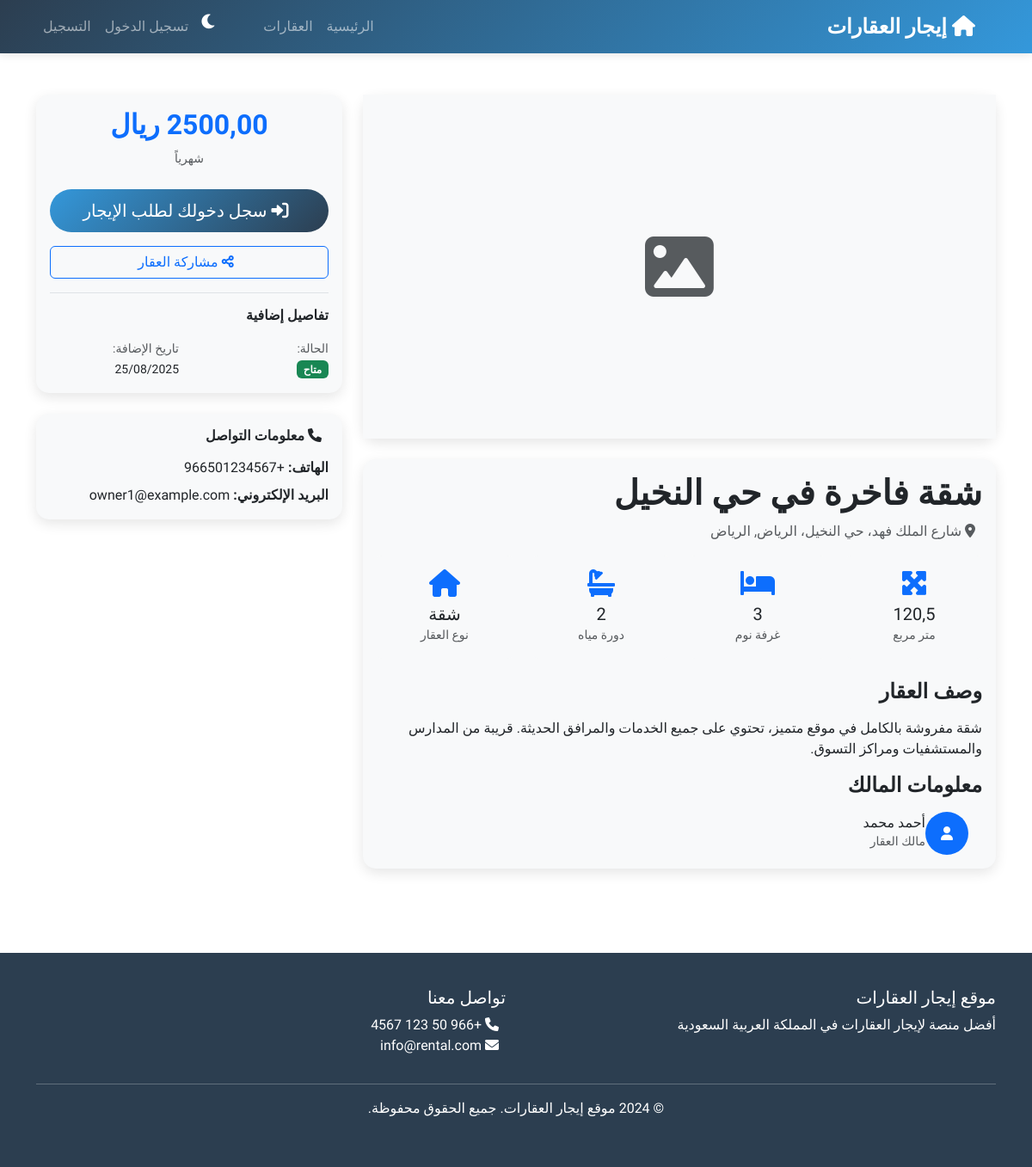
Page /property/1/ on the committed database.
### properties/models.py (models this page shows, shortened)
class Property(models.Model):
    PROPERTY_TYPES = (
        ('apartment', 'شقة'),
        ('villa', 'فيلا'),
        ('office', 'مكتب'),
        ('shop', 'محل تجاري'),
        ('warehouse', 'مستودع'),
    )
    STATUS_CHOICES = (
        ('available', 'متاح'),
        ('rented', 'مؤجر'),
        ('maintenance', 'تحت الصيانة'),
    )
    owner = models.ForeignKey(settings.AUTH_USER_MODEL, on_delete=models.CASCADE, related_name='properties')
    title = models.CharField(max_length=200)
    description = models.TextField()
    property_type = models.CharField(max_length=20, choices=PROPERTY_TYPES)
    address = models.TextField()
    city = models.CharField(max_length=100)
    area = models.FloatField(help_text="المساحة بالمتر المربع")
    bedrooms = models.IntegerField(default=0)
    bathrooms = models.IntegerField(default=0)
    price = models.DecimalField(max_digits=10, decimal_places=2)
    status = models.CharField(max_length=20, choices=STATUS_CHOICES, default='available')
    is_approved = models.BooleanField(default=False)
    created_at = models.DateTimeField(auto_now_add=True)
    updated_at = models.DateTimeField(auto_now=True)
    class Meta:
        verbose_name = "عقار"
        verbose_name_plural = "العقارات"

### users/models.py (models this page shows, shortened)
class User(AbstractUser):
    USER_TYPES = (
        ('client', 'عميل'),
        ('owner', 'مالك'),
        ('admin', 'مدير'),
    )
    user_type = models.CharField(max_length=10, choices=USER_TYPES, default='client')
    phone = models.CharField(max_length=15, blank=True, null=True)
    address = models.TextField(blank=True, null=True)
    profile_image = models.ImageField(upload_to='profiles/', blank=True, null=True)
    is_verified = models.BooleanField(default=False)
    created_at = models.DateTimeField(auto_now_add=True)
    updated_at = models.DateTimeField(auto_now=True)

### properties/views.py (the view)
# urls.py: path('property/<int:pk>/', views.property_detail, name='property_detail'),
def property_detail(request, pk):
    property_obj = get_object_or_404(Property, pk=pk, is_approved=True)
    context = {
        'property': property_obj,
    }
    return render(request, 'properties/property_detail.html', context)

### templates/properties/property_detail.html (shortened to what this page needs)
{% extends 'base.html' %}
{% block content %}
<div class="container py-5">
    <div class="row">
        <div class="col-lg-8">
            <div class="card mb-4">
                <div class="card-body p-0">
                    {% if property.images.all %}
                        <div id="propertyCarousel" class="carousel slide" data-bs-ride="carousel">
                            <div class="carousel-inner">
                                {% for image in property.images.all %}
                                    <div class="carousel-item {% if forloop.first %}active{% endif %}">
                                        <img src="{{ image.image.url }}" class="d-block w-100"
                                             alt="{{ property.title }}" style="height: 400px; object-fit: cover;">
                                    </div>
                                {% endfor %}
                            </div>
                            {% if property.images.count > 1 %}
                                <button class="carousel-control-prev" type="button" data-bs-target="#propertyCarousel" data-bs-slide="prev">
                                    <span class="carousel-control-prev-icon"></span>
                                </button>
                                <button class="carousel-control-next" type="button" data-bs-target="#propertyCarousel" data-bs-slide="next">
                                    <span class="carousel-control-next-icon"></span>
                                </button>
                            {% endif %}
                        </div>
                    {% else %}
                        <div class="d-flex align-items-center justify-content-center bg-light" style="height: 400px;">
                            <i class="fas fa-image fa-5x text-muted"></i>
                        </div>
                    {% endif %}
                </div>
            </div>
            <div class="card">
                <div class="card-body">
                    <h1 class="card-title fw-bold">{{ property.title }}</h1>
                    <p class="text-muted mb-3">
                        <i class="fas fa-map-marker-alt me-2"></i>
                        {{ property.address }}, {{ property.city }}
                    </p>
                    <div class="row mb-4">
                        <div class="col-md-3 col-6 text-center">
                            <div class="bg-light p-3 rounded">
                                <i class="fas fa-expand-arrows-alt fa-2x text-primary mb-2"></i>
                                <h5 class="mb-0">{{ property.area }}</h5>
                                <small class="text-muted">متر مربع</small>
                            </div>
                        </div>
                        <div class="col-md-3 col-6 text-center">
                            <div class="bg-light p-3 rounded">
                                <i class="fas fa-bed fa-2x text-primary mb-2"></i>
                                <h5 class="mb-0">{{ property.bedrooms }}</h5>
                                <small class="text-muted">غرفة نوم</small>
                            </div>
                        </div>
                        <div class="col-md-3 col-6 text-center">
                            <div class="bg-light p-3 rounded">
                                <i class="fas fa-bath fa-2x text-primary mb-2"></i>
                                <h5 class="mb-0">{{ property.bathrooms }}</h5>
                                <small class="text-muted">دورة مياه</small>
                            </div>
                        </div>
                        <div class="col-md-3 col-6 text-center">
                            <div class="bg-light p-3 rounded">
                                <i class="fas fa-home fa-2x text-primary mb-2"></i>
                                <h5 class="mb-0">{{ property.get_property_type_display }}</h5>
                                <small class="text-muted">نوع العقار</small>
                            </div>
                        </div>
                    </div>
                    <h4 class="fw-bold mb-3">وصف العقار</h4>
                    <p class="text-muted">{{ property.description|linebreaks }}</p>
                    <h4 class="fw-bold mb-3">معلومات المالك</h4>
                    <div class="d-flex align-items-center">
                        {% if property.owner.profile_image %}
                            <img src="{{ property.owner.profile_image.url }}"
                                 class="rounded-circle me-3" width="50" height="50" alt="صورة المالك">
                        {% else %}
                            <div class="bg-primary text-white rounded-circle d-flex align-items-center justify-content-center me-3"
                                 style="width: 50px; height: 50px;">
                                <i class="fas fa-user"></i>
                            </div>
                        {% endif %}
                        <div>
                            <h6 class="mb-0">{{ property.owner.get_full_name|default:property.owner.username }}</h6>
                            <small class="text-muted">مالك العقار</small>
                        </div>
                    </div>
                </div>
            </div>
        </div>
        <div class="col-lg-4">
            <div class="card sticky-top" style="top: 20px;">
                <div class="card-body">
                    <div class="text-center mb-4">
                        <h2 class="text-primary fw-bold">{{ property.price }} ريال</h2>
                        <small class="text-muted">شهرياً</small>
                    </div>
                    {% if user.is_authenticated and user.user_type == 'client' %}
                        <a href="{% url 'properties:rent_request' property.pk %}"
                           class="btn btn-primary btn-lg w-100 mb-3">
                            <i class="fas fa-handshake me-2"></i>
                            طلب إيجار هذا العقار
                        </a>
                    {% elif not user.is_authenticated %}
                        <a href="{% url 'users:login' %}" class="btn btn-primary btn-lg w-100 mb-3">
                            <i class="fas fa-sign-in-alt me-2"></i>
                            سجل دخولك لطلب الإيجار
                        </a>
                    {% endif %}
                    <button class="btn btn-outline-primary w-100 mb-3" onclick="shareProperty()">
                        <i class="fas fa-share-alt me-2"></i>
                        مشاركة العقار
                    </button>
                    <div class="border-top pt-3">
                        <h6 class="fw-bold mb-3">تفاصيل إضافية</h6>
                        <div class="row">
                            <div class="col-6">
                                <small class="text-muted">الحالة:</small><br>
                                <span class="badge bg-success">{{ property.get_status_display }}</span>
                            </div>
                            <div class="col-6">
                                <small class="text-muted">تاريخ الإضافة:</small><br>
                                <small>{{ property.created_at|date:"d/m/Y" }}</small>
                            </div>
                        </div>
                    </div>
                </div>
            </div>
            <div class="card mt-4">
                <div class="card-body">
                    <h6 class="fw-bold mb-3">
                        <i class="fas fa-phone me-2"></i>
                        معلومات التواصل
                    </h6>
                    {% if property.owner.phone %}
                        <p class="mb-2">
                            <strong>الهاتف:</strong> {{ property.owner.phone }}
                        </p>
                    {% endif %}
                    {% if property.owner.email %}
                        <p class="mb-0">
                            <strong>البريد الإلكتروني:</strong> {{ property.owner.email }}
                        </p>
                    {% endif %}
                </div>
            </div>
        </div>
    </div>
</div>
{% endblock %}

### static/css/custom.css (style rules this page uses)
:root { --primary-gradient: linear-gradient(135deg, #667eea 0%, #764ba2 100%); --success-gradient: linear-gradient(135deg, #11998e 0%, #38ef7d 100%); --warning-gradient: linear-gradient(135deg, #f093fb 0%, #f5576c 100%); --info-gradient: linear-gradient(135deg, #4facfe 0%, #00f2fe 100%); --dark-gradient: linear-gradient(135deg, #2c3e50 0%, #34495e 100%); --shadow-light: 0 2px 10px rgba(0,0,0,0.1); --shadow-medium: 0 5px 20px rgba(0,0,0,0.15); --shadow-heavy: 0 10px 30px rgba(0,0,0,0.2); --border-radius: 15px; --transition: all 0.3s cubic-bezier(0.4, 0, 0.2, 1); }

### templates/base.html (style rules this page uses)
:root { --primary-color: #2c3e50; --secondary-color: #3498db; --accent-color: #e74c3c; --success-color: #27ae60; --warning-color: #f39c12; --dark-bg: #1a1a1a; --dark-card: #2d2d2d; --dark-text: #ffffff; --light-bg: #ffffff; --light-card: #f8f9fa; --light-text: #333333; }
* { font-family: 'Cairo', sans-serif; }
body { transition: all 0.3s ease; background: var(--light-bg); color: var(--light-text); }
.card { border: none; border-radius: 15px; box-shadow: 0 5px 15px rgba(0,0,0,0.1); transition: all 0.3s ease; background: var(--light-card); }
.btn-primary { background: linear-gradient(135deg, var(--secondary-color), var(--primary-color)); border: none; border-radius: 25px; padding: 10px 25px; transition: all 0.3s ease; }

### rows in the picture
Property: title "شقة فاخرة في حي النخيل", address "شارع الملك فهد، حي النخيل، الرياض", city "الرياض", area "120,5", bedrooms "3", bathrooms "2", property_type "شقة", description "شقة مفروشة بالكامل في موقع متميز، تحتوي على جميع الخدمات والمرافق الحديثة. قريبة من المدارس والمستشفيات ومراكز التسوق.", owner.get_full_name "أحمد محمد", status "متاح", created_at "25/08/2025", owner.phone "+966501234567", owner.email "owner1@example.com"
